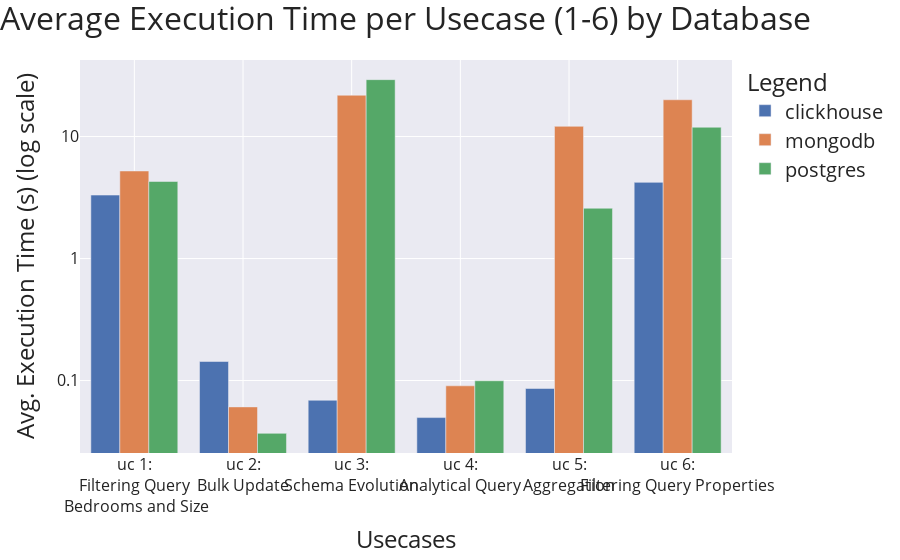

Notebook code cell kept with this figure:
### Code cell
import pandas as pd
import plotly.express as px
from pandas.api.types import CategoricalDtype

case_db_run_instances = pf.get_usecase_instances(FILES_PATH)

# build DataFrame
records = []
for run in case_db_run_instances:
    records.append({
        "database": run.database,
        "timestamp": run.timestamp,
        "usecase_full_name": run.usecase_full_name,
        "execution_time_s": run.execution_time,
    })
df = pd.DataFrame(records).sort_values("timestamp").reset_index(drop=True)

# compute mean
agg_exec = (
    df
    .groupby(["usecase_full_name", "database"])
    .execution_time_s
    .mean()
    .reset_index(name="mean_execution_time_s")
)

# rename to "Usecase N …"
renames = {
    "add solar panels":             "uc 3:<br>Schema Evolution",
    "average price per city":       "uc 5:<br>Aggregation",
    "filter by bedrooms and size":  "uc 1:<br>Filtering Query<br> Bedrooms and Size",
    "filter properties":            "uc 6:<br>Filtering Query Properties",
    "price analysis":               "uc 4:<br>Analytical Query",
    "update prices":                "uc 2:<br>Bulk Update",
}
agg_exec["usecase_full_name"] = agg_exec["usecase_full_name"].map(renames)

# define exact x-axis order
order = [
    "uc 1:<br>Filtering Query<br> Bedrooms and Size",
    "uc 2:<br>Bulk Update",
    "uc 3:<br>Schema Evolution",
    "uc 4:<br>Analytical Query",
    "uc 5:<br>Aggregation",
    "uc 6:<br>Filtering Query Properties",
]

# *** Option A: make it an ordered categorical (not strictly necessary if you use category_orders) ***
cat_type = CategoricalDtype(categories=order, ordered=True)
agg_exec["usecase_full_name"] = agg_exec["usecase_full_name"].astype(cat_type)

# plot with explicit category_orders
fig = px.bar(
    agg_exec,
    x="usecase_full_name",
    y="mean_execution_time_s",
    color="database",
    barmode="group",
    category_orders={"usecase_full_name": order},
    title="Average Execution Time per Usecase by Database"
)

# enforce it again by telling the x-axis to use our array order
fig.update_xaxes(
    categoryorder="array",
    categoryarray=order,
    tickangle=0, # Explicitly set tick angle to 0
    tickfont=dict(size=16),
    title_text="Usecases",
    title_font=dict(size=24),
)

# y-axis tweaks
fig.update_yaxes(
    type="log",
    title_text="Avg. Execution Time (s) (log scale)",
    tickvals=[0.01, 0.1, 1, 10, 100],
    ticktext=["0.01", "0.1", "1", "10", "100"],
    dtick=1,
    tickfont=dict(size=16),
    title_font=dict(size=24),
    exponentformat="power",
    showexponent="all",
    rangemode="tozero"
)

fig.update_layout(
    title={"text": "Average Execution Time per Usecase (1-6) by Database", "x":0.45, "xanchor":"center", "font" : {"size": 32}},
    margin=dict(t=60, b=100), # Increased bottom margin to accommodate multi-line labels
    legend=dict(
        traceorder="grouped",
        title=dict(
            text="Legend",
            font=dict(size=24)
        ),
        grouptitlefont=dict(
            size=16
        ),
        font=dict(
            size=20
        )
    ),
)

fig.write_image(f"{OUTPUT_PATH}Average-Execution-Time-Per-Usecase.png", width=1350, height=750, scale=2)
fig.show()

### Figure 1 — Plotly figure (JSON) as saved in the notebook; plotly's stock layout.template omitted (floating-point values rounded to 4 significant figures)
{"data": [{"alignmentgroup": "True", "hovertemplate": "database=clickhouse<br>usecase_full_name=%{x}<br>mean_execution_time_s=%{y}<extra></extra>", "legendgroup": "clickhouse", "marker": {"color": "#4c72b0", "pattern": {"shape": ""}}, "name": "clickhouse", "offsetgroup": "clickhouse", "orientation": "v", "showlegend": true, "textposition": "auto", "x": ["uc 3:<br>Schema Evolution", "uc 5:<br>Aggregation", "uc 1:<br>Filtering Query<br> Bedrooms and Size", "uc 6:<br>Filtering Query Properties", "uc 4:<br>Analytical Query", "uc 2:<br>Bulk Update"], "xaxis": "x", "y": [0.06889, 0.08604, 3.313, 4.213, 0.04968, 0.1432], "yaxis": "y", "type": "bar"}, {"alignmentgroup": "True", "hovertemplate": "database=mongodb<br>usecase_full_name=%{x}<br>mean_execution_time_s=%{y}<extra></extra>", "legendgroup": "mongodb", "marker": {"color": "#dd8452", "pattern": {"shape": ""}}, "name": "mongodb", "offsetgroup": "mongodb", "orientation": "v", "showlegend": true, "textposition": "auto", "x": ["uc 3:<br>Schema Evolution", "uc 5:<br>Aggregation", "uc 1:<br>Filtering Query<br> Bedrooms and Size", "uc 6:<br>Filtering Query Properties", "uc 4:<br>Analytical Query", "uc 2:<br>Bulk Update"], "xaxis": "x", "y": [21.81, 12.13, 5.221, 20.03, 0.09048, 0.06077], "yaxis": "y", "type": "bar"}, {"alignmentgroup": "True", "hovertemplate": "database=postgres<br>usecase_full_name=%{x}<br>mean_execution_time_s=%{y}<extra></extra>", "legendgroup": "postgres", "marker": {"color": "#55a868", "pattern": {"shape": ""}}, "name": "postgres", "offsetgroup": "postgres", "orientation": "v", "showlegend": true, "textposition": "auto", "x": ["uc 3:<br>Schema Evolution", "uc 5:<br>Aggregation", "uc 1:<br>Filtering Query<br> Bedrooms and Size", "uc 6:<br>Filtering Query Properties", "uc 4:<br>Analytical Query", "uc 2:<br>Bulk Update"], "xaxis": "x", "y": [29.28, 2.584, 4.282, 11.92, 0.09951, 0.03689], "yaxis": "y", "type": "bar"}], "layout": {"xaxis": {"anchor": "y", "domain": [0.0, 1.0], "title": {"text": "Usecases", "font": {"size": 24}}, "categoryorder": "array", "categoryarray": ["uc 1:<br>Filtering Query<br> Bedrooms and Size", "uc 2:<br>Bulk Update", "uc 3:<br>Schema Evolution", "uc 4:<br>Analytical Query", "uc 5:<br>Aggregation", "uc 6:<br>Filtering Query Properties"], "tickfont": {"size": 16}, "tickangle": 0}, "yaxis": {"anchor": "x", "domain": [0.0, 1.0], "title": {"text": "Avg. Execution Time (s) (log scale)", "font": {"size": 24}}, "tickfont": {"size": 16}, "type": "log", "tickvals": [0.01, 0.1, 1, 10, 100], "ticktext": ["0.01", "0.1", "1", "10", "100"], "dtick": 1, "exponentformat": "power", "showexponent": "all", "rangemode": "tozero"}, "legend": {"title": {"text": "Legend", "font": {"size": 24}}, "tracegroupgap": 0, "grouptitlefont": {"size": 16}, "font": {"size": 20}, "traceorder": "grouped"}, "title": {"text": "Average Execution Time per Usecase (1-6) by Database", "font": {"size": 32}, "x": 0.45, "xanchor": "center"}, "barmode": "group", "margin": {"t": 60, "b": 100}}}
